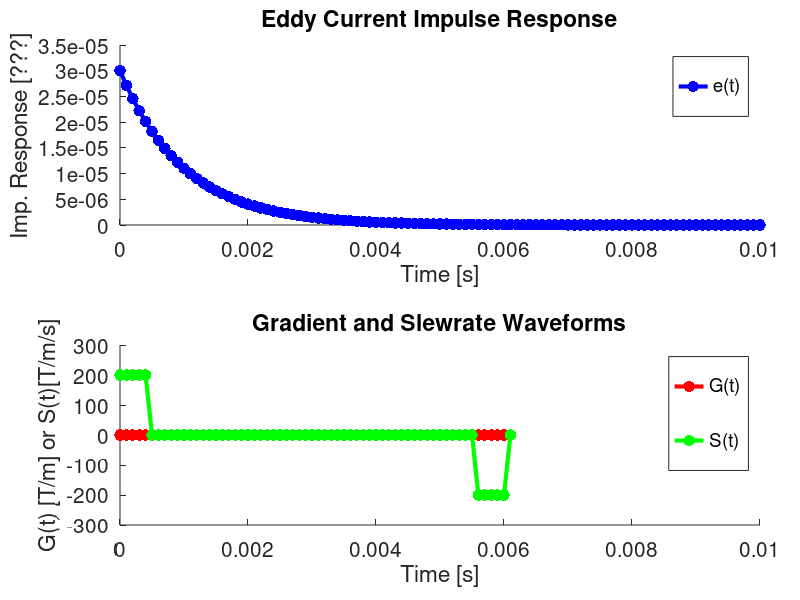
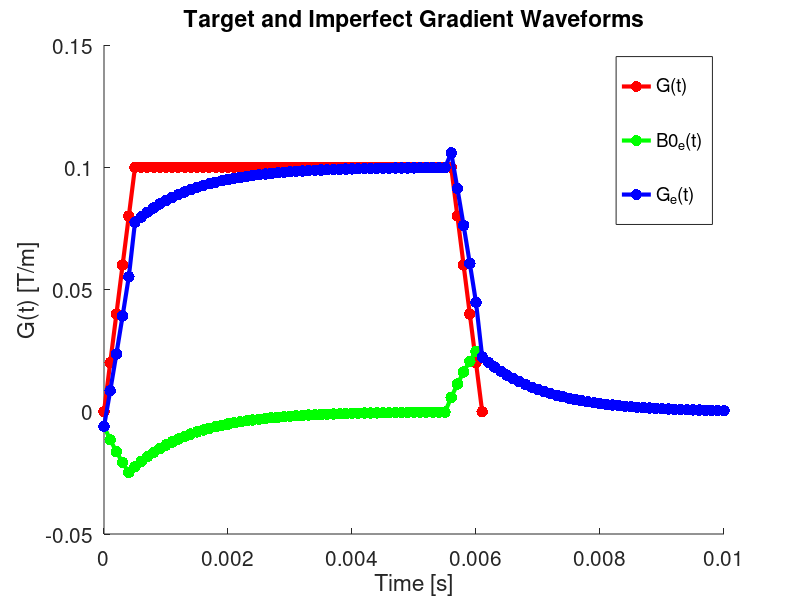
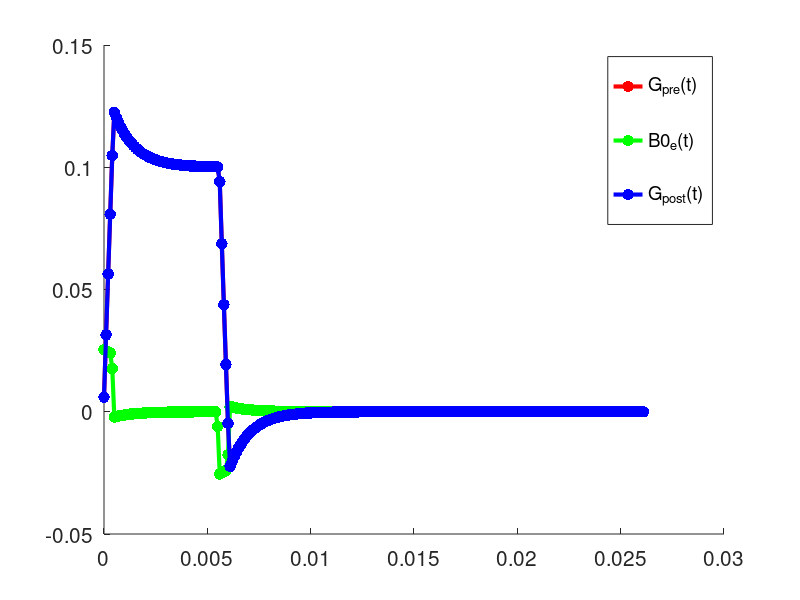

Write the MATLAB code that produced these figures, in order.
%% This script demonstrates the convolution of a single time-constant eddy 
%  current impulse response function with a trapezoidal gradient waveform.
%
% Define the gradient and slewrate waveform
dt=100e-6;     % Time-step        [s]
G_max=100e-3;  % Gradient maximum [T/m]
S_max=200;     % Slewrate maximum [T/m/s]
dG=S_max*dt;   % Maximum gradient increment per time step

G_rise=0:dG:G_max;
G_flat=G_max*ones(1,50);
G_fall=G_max:-dG:0;

% Monopolar Gradient
G=[G_rise G_flat G_fall];     % Concatenate the gradient events
t=0:dt:dt*(length(G)-1);      % Time vector [ms]

% % Bipolar Gradient
% G=[G_rise G_flat G_fall -G_rise -G_flat -G_fall];     % Concatenate the gradient events
% t=0:dt:dt*(length(G)-1);      % Time vector [ms]

S=[diff(G) 0]./dt;                % Slewrate calculation

%% Define the eddy current response
tau(1)=1.0e-3;           % Eddy current time constant [s]
alpha(1)=30.0e-6;            % Eddy current amplitude
tt=0:dt:10*(max(tau));   % Time vector [ms]

% tau(2)=5.0e-3;           % Eddy current time constant [s]
% alpha(2)=0.3;            % Eddy current amplitude

e=zeros(1,length(tt));
for i=1:length(tau)
  e=e+alpha(1)*exp(-tt/tau(1));
end


%% Define the resultant B0 eddy current field
B0_e=conv(-S,e);               % Zeroth order eddy current
t_e=0:dt:dt*(length(B0_e)-1);  % Time vector [ms]

%% Define the eddy current gradient vector [B0_e + G]
G_e=B0_e+[G zeros(1,length(B0_e)-length(G))];

%% Show the results
set(groot,'defaultLineLineWidth',3,'defaultLineMarkerSize',25,'defaultAxesFontSize',15);
f=figure; axis off; hold on;

ax1=axes('position',[0.15 0.625 0.80 0.30]); hold on;
  title('Eddy Current Impulse Response')
  xlabel('Time [s]'); ylabel('Imp. Response [???]');
  plot(tt,e,'b.-'); legend('e(t)'); xlim([0 max([max(t) max(tt)])]);
  
ax1=axes('position',[0.15 0.125 0.80 0.30]); hold on;
  title('Gradient and Slewrate Waveforms')  
  xlabel('Time [s]'); ylabel('G(t) [T/m] or S(t)[T/m/s]');
  plot(t,G,'r.-'); plot(t,S,'g.-'); legend('G(t)','S(t)'); xlim([0 max([max(t) max(tt)])]);

f=figure; hold on;
  title('Target and Imperfect Gradient Waveforms')  
  xlabel('Time [s]'); ylabel('G(t) [T/m]');
  plot(t,G,'r.-'); plot(t_e,B0_e,'g.-'); plot(t_e,G_e,'b.-');
  legend('G(t)','B0_e(t)','G_e(t)'); xlim([0 max([max(t) max(tt)])]);


% %% What if you add additional eddy current time constant terms?
% % Define the eddy current response
% tau(1)=1.0e-3;           % Eddy current time constant [s]
% alpha(1)=0.3;            % Eddy current amplitude
% 
% tau(2)=5.0e-3;           % Eddy current time constant [s]
% alpha(2)=0.3;            % Eddy current amplitude
% 
% e=zeros(1,length(t));
% for i=1:length(tau)
%   e=e+alpha(1)*exp(-t/tau(1));
% end
% 
% % e1=alpha(1)*exp(-t/tau(1));
% % e2=alpha(2)*exp(-t/tau(2));
% % e=e1+e2;                    % Composite eddy current response
% 
% 
% 
% %% Define the resultant eddy current field
% B0_e=conv(-S,e);               % Zeroth order eddy current
% t_e=0:dt:dt*(length(B0_e)-1);  % Time vector [ms]
% 
% %% Define the eddy current gradient vector [B0_e + G]
% G_e=B0_e+[G zeros(1,length(B0_e)-length(G))];
% 
% %% Show the results
% set(groot,'defaultLineLineWidth',3,'defaultLineMarkerSize',25,'defaultAxesFontSize',15);
% f=figure; axis off; hold on;
% 
% ax1=axes('position',[0.15 0.625 0.80 0.30]); hold on;
%   title('Eddy Current Impulse Response')
%   xlabel('Time [s]'); ylabel('Imp. Response [???]');
%   plot(t,e1,'r.-'); plot(t,e2,'g.-'); plot(t,e ,'b.-');  
%   legend('e_1(t)','e_2(t)','e(t)'); xlim([0 max([max(t) max(tt)])]);
%   
% ax1=axes('position',[0.15 0.125 0.80 0.30]); hold on;
%   title('Gradient and Slewrate Waveforms')  
%   xlabel('Time [s]'); ylabel('G(t) [T/m] or S(t)[T/m/s]');
%   plot(t,G,'r.-'); plot(t,S,'g.-'); 
%   legend('G(t)','S(t)'); xlim([0 max([max(t) max(tt)])]);
% 
% f=figure; hold on;
%   title('Target and Imperfect Gradient Waveforms')  
%   xlabel('Time [s]'); ylabel('G(t) [T/m]');
%   plot(t,G,'r.-'); plot(t_e,B0_e,'g.-'); plot(t_e,G_e,'b.-');
%   legend('G(t)','B0_e(t)','G_e(t)'); xlim([0 max([max(t) max(tt)])]);


%% What if you use B0_e to pre-emphasize the gradient waveform?
G_pre=-B0_e+[G zeros(1,length(B0_e)-length(G))];  % Add the *opposite* of B0_e
S_pre=[diff(G_pre) 0];                            % Slewrate calculation
B0_pre=conv(-S_pre,e);                            % Zeroth order eddy current
G_post=B0_pre+[G_pre zeros(1,length(B0_pre)-length(G_pre))];
t_post=0:dt:dt*(length(G_post)-1);  % Time vector [ms]

f=figure; hold on; %set(gca,'FontSize',18)

r1=plot(t_e,G_pre,'r.-');
r2=plot(t_e,S_pre,'g.-');
r3=plot(t_post,G_post,'b.-');
legend('G_{pre}(t)','B0_e(t)','G_{post}(t)');


